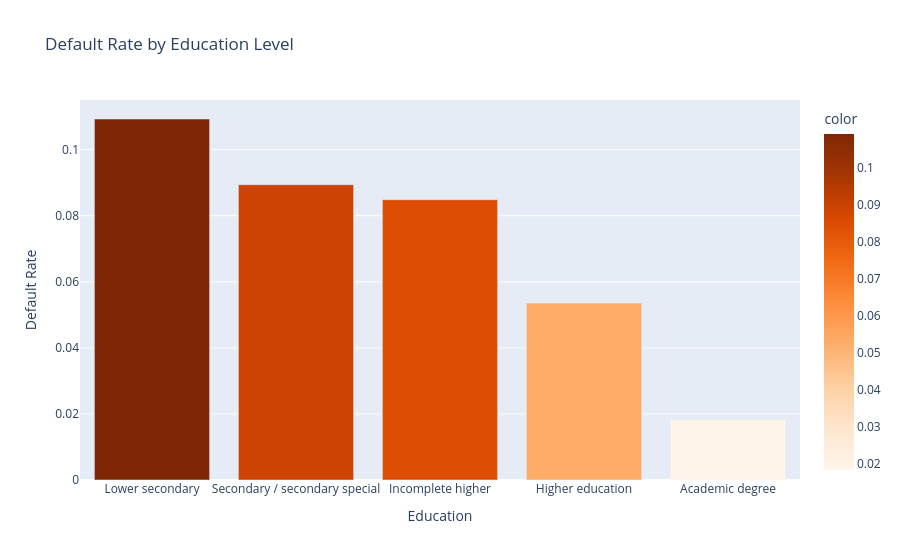

This figure's notebook cell:
### Code cell
# Default rate by education
default_by_edu = df.groupby('NAME_EDUCATION_TYPE')['TARGET'].mean().sort_values(ascending=False)

fig = px.bar(
    x=default_by_edu.index,
    y=default_by_edu.values,
    title='Default Rate by Education Level',
    labels={'x': 'Education', 'y': 'Default Rate'},
    color=default_by_edu.values,
    color_continuous_scale='Oranges'
)
fig.show()

### Figure 1 — Plotly figure (JSON) as saved in the notebook; plotly's stock layout.template omitted (floating-point values rounded to 4 significant figures)
{"data": [{"hovertemplate": "Education=%{x}<br>Default Rate=%{y}<br>color=%{marker.color}<extra></extra>", "legendgroup": "", "marker": {"color": [0.1093, 0.0894, 0.08485, 0.05355, 0.01829], "coloraxis": "coloraxis", "pattern": {"shape": ""}}, "name": "", "orientation": "v", "showlegend": false, "textposition": "auto", "type": "bar", "x": ["Lower secondary", "Secondary / secondary special", "Incomplete higher", "Higher education", "Academic degree"], "xaxis": "x", "y": [0.1093, 0.0894, 0.08485, 0.05355, 0.01829], "yaxis": "y"}], "layout": {"barmode": "relative", "coloraxis": {"colorbar": {"title": {"text": "color"}}, "colorscale": [[0, "rgb(255,245,235)"], [0.125, "rgb(254,230,206)"], [0.25, "rgb(253,208,162)"], [0.375, "rgb(253,174,107)"], [0.5, "rgb(253,141,60)"], [0.625, "rgb(241,105,19)"], [0.75, "rgb(217,72,1)"], [0.875, "rgb(166,54,3)"], [1, "rgb(127,39,4)"]]}, "legend": {"tracegroupgap": 0}, "title": {"text": "Default Rate by Education Level"}, "xaxis": {"anchor": "y", "domain": [0, 1], "title": {"text": "Education"}}, "yaxis": {"anchor": "x", "domain": [0, 1], "title": {"text": "Default Rate"}}}}
